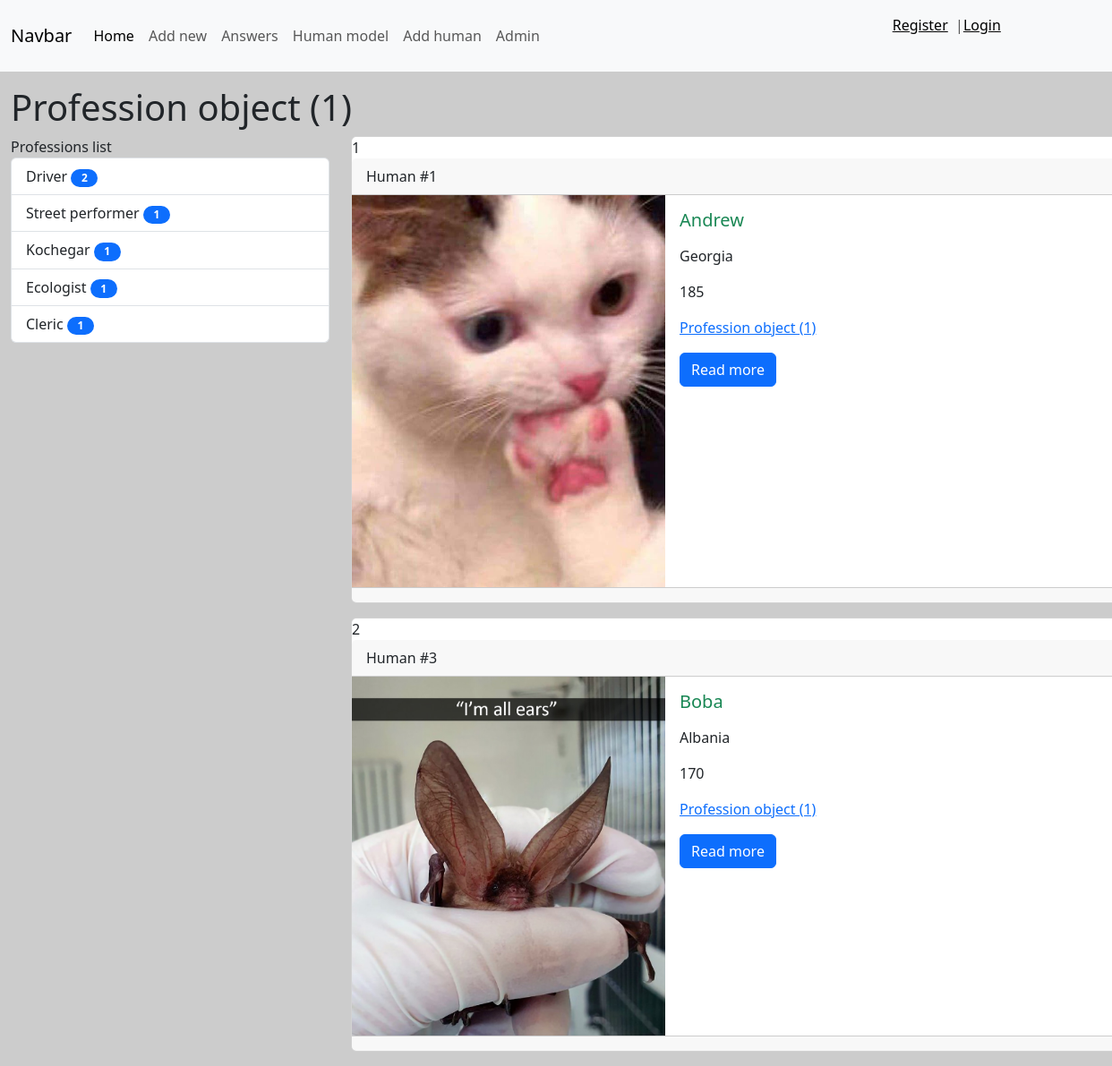
Page /answers/profession/1 (signed in) on the committed database.
### answers/models.py (models this page shows)
class Profession(models.Model):
    title = models.CharField(max_length=40)
    def get_absolute_url(self):
        return reverse_lazy('Profession', kwargs={'profession_id': self.pk})
    class Meta:
        verbose_name = 'Profession'
        verbose_name_plural = 'Professions'
        ordering = ['title']

class Human(models.Model):
    name = models.CharField(max_length=40)
    height = models.IntegerField(null=True)
    address = models.CharField(max_length=100)
    photo = models.ImageField(upload_to='media/%Y/%m/%d', null=True, blank=True, default='')
    profession = models.ForeignKey('Profession', on_delete=models.PROTECT, null=True, blank=True)
    def get_absolute_url(self):
        return reverse_lazy('View_human', kwargs={'pk': self.pk})
    class Meta:
        verbose_name = 'Human'
        verbose_name_plural = 'Humans'

### answers/views.py (the view)
# urls.py: path('profession/<int:profession_id>', HumansByProfession.as_view(), name='Profession'),
class HumansByProfession(ListView):
    model = Human
    template_name = 'answers/profession.html'
    context_object_name = 'professions'
    allow_empty = False
    paginate_by = 3
    def get_context_data(self, *, object_list=None, **kwargs):
        context = super().get_context_data(**kwargs)
        context['title'] = Profession.objects.get(pk=self.kwargs['profession_id'])
        return context
    def get_queryset(self):
        return Human.objects.filter(profession_id=self.kwargs['profession_id']).select_related('profession')

### answers/templatetags/professions_tags.py (called while the page is built)
@register.simple_tag(name='get_list_professions')
def getProfessions():
    return Profession.objects.all()

@register.inclusion_tag('answers/list_professions.html')
def showProfessions(arg1='Professions', arg2='list'):
    professions = Profession.objects.annotate(cnt=Count('human')).filter(cnt__gt=0)
    return {
        'professions': professions, 'arg1': arg1, 'arg2': arg2,
    }

### answers/templates/answers/profession.html (shortened to what this page needs)
{% extends 'base.html' %}
{% block sidebar %}
{% include 'inc/_sidebarHM.html' %}
{% endblock %}
{% block content %}
{% for item in professions %}
{% include 'inc/_human.html' %}
{% endfor %}
{% endblock %}

### templates/base.html (shortened to what this page needs)
{% include 'inc/_nav.html' %}
{% load static %}
<!doctype html>
<html lang="en">
<head>
    <link href="{% static 'bootstrap/css/bootstrap.min.css' %}" rel="stylesheet">
    <link href="{% static 'css/style.css' %}" rel="stylesheet">
</head>
<body>
<div class="container mt-3">
    <h1>{{ title }}</h1>
    <div class="row">
        <div class="col-md-4">
            {% block sidebar %}SIDEBAR{% endblock %}
        </div>
        <div class="col-md-8">
            {% block content %}CONTENT{% endblock %}
        </div>
</body>
</html>

### answers/templates/answers/list_professions.html
{% load professions_tags  %}
<div class="list-group">
    {{ arg1 }} {{ arg2 }}
    {% for prof in professions %}
    <a href="{{ prof.get_absolute_url }}" class="list-group-item list-group-item-action">{{ prof.title }}
        <span class="badge bg-primary rounded-pill">{{ prof.cnt }}</span></a>
    {% endfor %}
</div>

### templates/inc/_human.html (shortened to what this page needs)
<div class="card mb-3">
    {{ forloop.counter }}
    <div class="card-header">
        Human #{{ item.id }}
    </div>
    <div class="media" style="display:flex">
        <div class="media-photo">
            {% if item.photo %}
            <img src="{{ item.photo.url }}" alt="Photo" class="mr-3" width="350">
            {% else %}
            <h6>no photo</h6>
            {% endif %}
        </div>
        <div class="media-body">
            <div class="card-body">
                <h5 class="card-title {% cycle 'text-success' 'text-danger' 'text-info' %}">{{ item.name }}</h5>
                {% autoescape off %}
                <p class="card-text">{{ item.address|truncatewords:60|linebreaks }}</p>
                <p class="card-text">{{ item.height|truncatewords:60|linebreaks }}</p>
                <p class="card-text"><a href="{{ item.profession.get_absolute_url }}">{{ item.profession }}</a></p>
                {% endautoescape%}
                <a href="{{ item.get_absolute_url }}" class="btn btn-primary">Read more</a>
            </div>
        </div>
    </div>
    <div class="card-footer text-body-secondary">
    </div>
</div>

### djangoSnrg/static/css/style.css (style rules this page uses)
body { background-color: #ccc; }
.card { width: 70vw; }
.mt-3 { margin-left: 0px; width=80vw; }
.badge { width: 30px; color: white; }

### rows in the picture
Profession: id "Profession object (1)", title "Driver", cnt "2"
Profession: title "Street performer", cnt "1"
Profession: title "Kochegar", cnt "1"
Profession: title "Ecologist", cnt "1"
Profession: title "Cleric", cnt "1"
Human: id "1", photo (picture), name "Andrew", address "Georgia", height "185", profession "Profession object (1)"
Human: id "3", photo (picture), name "Boba", address "Albania", height "170", profession "Profession object (1)"

### other values in the picture
{{ arg1 }} "Professions"
{{ arg2 }} "list"
